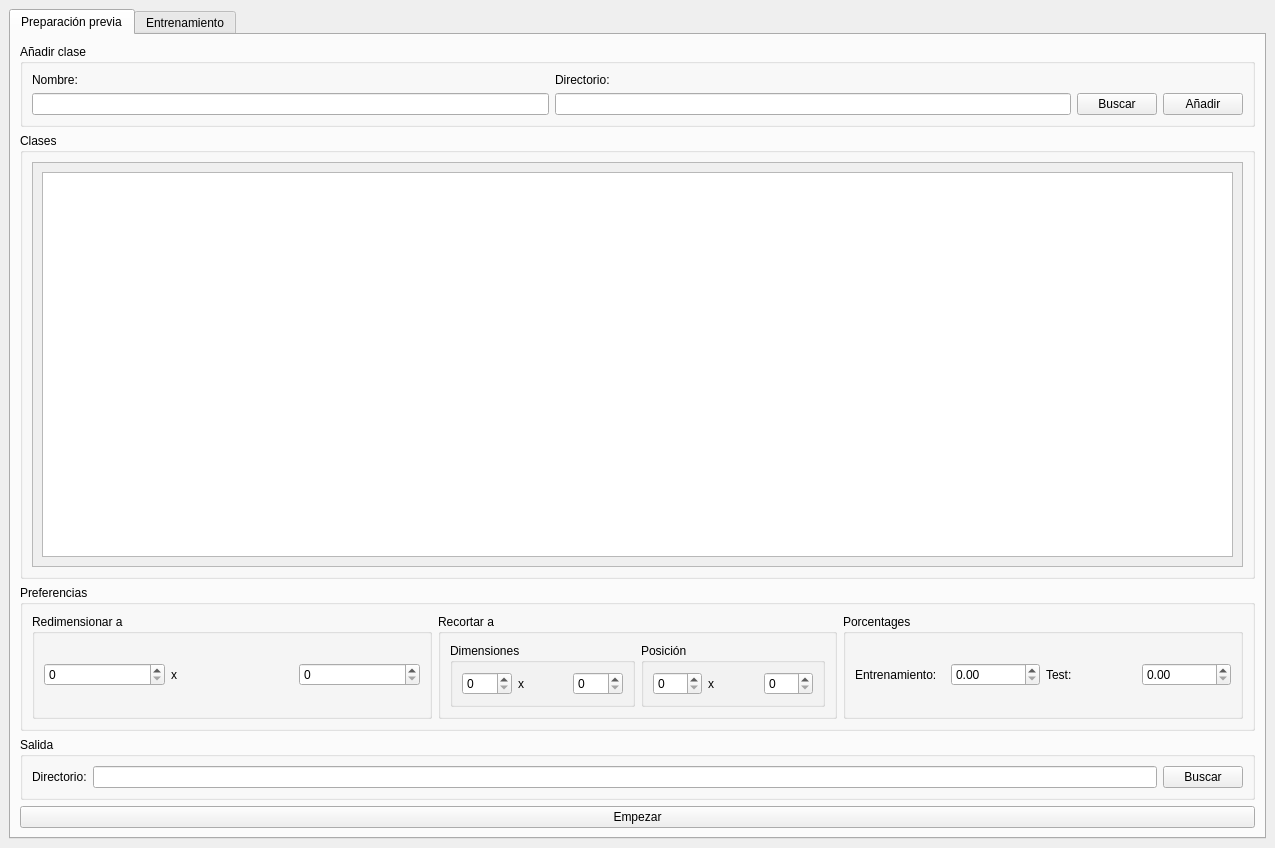
<?xml version="1.0" encoding="UTF-8"?>
<ui version="4.0">
 <class>MainWindow</class>
 <widget class="QMainWindow" name="MainWindow">
  <property name="geometry">
   <rect>
    <x>0</x>
    <y>0</y>
    <width>1275</width>
    <height>848</height>
   </rect>
  </property>
  <property name="windowTitle">
   <string>MainWindow</string>
  </property>
  <widget class="QWidget" name="centralwidget">
   <layout class="QVBoxLayout" name="verticalLayout">
    <item>
     <widget class="QTabWidget" name="TabWidget">
      <property name="currentIndex">
       <number>0</number>
      </property>
      <widget class="QWidget" name="InputTab">
       <property name="toolTip">
        <string>&lt;html&gt;&lt;head/&gt;&lt;body&gt;&lt;p&gt;&lt;br/&gt;&lt;/p&gt;&lt;/body&gt;&lt;/html&gt;</string>
       </property>
       <attribute name="title">
        <string>Preparación previa</string>
       </attribute>
       <layout class="QVBoxLayout" name="verticalLayout_2">
        <item>
         <widget class="QGroupBox" name="AddGroup">
          <property name="title">
           <string>Añadir clase</string>
          </property>
          <layout class="QGridLayout" name="gridLayout">
           <item row="1" column="2">
            <widget class="QLineEdit" name="AddDirectoryLine"/>
           </item>
           <item row="0" column="2">
            <widget class="QLabel" name="AddDirectoryLabel">
             <property name="text">
              <string>Directorio:</string>
             </property>
            </widget>
           </item>
           <item row="0" column="0">
            <widget class="QLabel" name="AddNameLabel">
             <property name="text">
              <string>Nombre:</string>
             </property>
            </widget>
           </item>
           <item row="1" column="3">
            <widget class="QPushButton" name="BrowseAddDirectoryButton">
             <property name="text">
              <string>Buscar</string>
             </property>
            </widget>
           </item>
           <item row="1" column="0">
            <widget class="QLineEdit" name="AddNameLine">
             <property name="sizePolicy">
              <sizepolicy hsizetype="MinimumExpanding" vsizetype="Fixed">
               <horstretch>0</horstretch>
               <verstretch>0</verstretch>
              </sizepolicy>
             </property>
            </widget>
           </item>
           <item row="1" column="4">
            <widget class="QPushButton" name="AddButton">
             <property name="text">
              <string>Añadir</string>
             </property>
            </widget>
           </item>
          </layout>
         </widget>
        </item>
        <item>
         <widget class="QGroupBox" name="ClassesGroup">
          <property name="title">
           <string>Clases</string>
          </property>
          <layout class="QHBoxLayout" name="horizontalLayout">
           <item>
            <widget class="QScrollArea" name="ClassesScrollArea">
             <property name="widgetResizable">
              <bool>true</bool>
             </property>
             <widget class="QWidget" name="ClassesScrollAreaWidgets">
              <property name="geometry">
               <rect>
                <x>0</x>
                <y>0</y>
                <width>1207</width>
                <height>400</height>
               </rect>
              </property>
              <layout class="QHBoxLayout" name="horizontalLayout_2">
               <item>
                <widget class="QListWidget" name="ClassesList"/>
               </item>
              </layout>
             </widget>
            </widget>
           </item>
          </layout>
         </widget>
        </item>
        <item>
         <widget class="QGroupBox" name="PreferencesGroup">
          <property name="title">
           <string>Preferencias</string>
          </property>
          <layout class="QHBoxLayout" name="horizontalLayout_9">
           <item>
            <widget class="QGroupBox" name="ResizeGroup">
             <property name="sizePolicy">
              <sizepolicy hsizetype="Minimum" vsizetype="Preferred">
               <horstretch>0</horstretch>
               <verstretch>0</verstretch>
              </sizepolicy>
             </property>
             <property name="title">
              <string>Redimensionar a</string>
             </property>
             <layout class="QHBoxLayout" name="horizontalLayout_4">
              <item>
               <widget class="QSpinBox" name="ResizeHeightSpin"/>
              </item>
              <item>
               <widget class="QLabel" name="ResizeXLabel">
                <property name="sizePolicy">
                 <sizepolicy hsizetype="Minimum" vsizetype="Preferred">
                  <horstretch>0</horstretch>
                  <verstretch>0</verstretch>
                 </sizepolicy>
                </property>
                <property name="text">
                 <string>x</string>
                </property>
               </widget>
              </item>
              <item>
               <widget class="QSpinBox" name="ResizeWidthSpin"/>
              </item>
             </layout>
            </widget>
           </item>
           <item>
            <widget class="QGroupBox" name="CropGroup">
             <property name="title">
              <string>Recortar a</string>
             </property>
             <layout class="QHBoxLayout" name="horizontalLayout_7">
              <item>
               <widget class="QGroupBox" name="CropDimensionGroup">
                <property name="title">
                 <string>Dimensiones</string>
                </property>
                <layout class="QHBoxLayout" name="horizontalLayout_5">
                 <item>
                  <widget class="QSpinBox" name="ResizeDimensionHeightSpin"/>
                 </item>
                 <item>
                  <widget class="QLabel" name="ResizeDimensionXLabel">
                   <property name="text">
                    <string>x</string>
                   </property>
                  </widget>
                 </item>
                 <item>
                  <widget class="QSpinBox" name="ResizeDimensionWidthSpin"/>
                 </item>
                </layout>
               </widget>
              </item>
              <item>
               <widget class="QGroupBox" name="CropPositionGroup">
                <property name="title">
                 <string>Posición</string>
                </property>
                <layout class="QHBoxLayout" name="horizontalLayout_6">
                 <item>
                  <widget class="QSpinBox" name="CropPositionXSpin"/>
                 </item>
                 <item>
                  <widget class="QLabel" name="CropPositionXLabel">
                   <property name="text">
                    <string>x</string>
                   </property>
                  </widget>
                 </item>
                 <item>
                  <widget class="QSpinBox" name="CropPositionYSpin"/>
                 </item>
                </layout>
               </widget>
              </item>
             </layout>
            </widget>
           </item>
           <item>
            <widget class="QGroupBox" name="PercentagesGroup">
             <property name="title">
              <string>Porcentages</string>
             </property>
             <layout class="QHBoxLayout" name="horizontalLayout_8">
              <item>
               <widget class="QLabel" name="PercentagesTrainingLabel">
                <property name="text">
                 <string>Entrenamiento:</string>
                </property>
               </widget>
              </item>
              <item>
               <widget class="QDoubleSpinBox" name="PercentagesTrainSpin"/>
              </item>
              <item>
               <widget class="QLabel" name="PercentagesTestLabel">
                <property name="text">
                 <string>Test:</string>
                </property>
               </widget>
              </item>
              <item>
               <widget class="QDoubleSpinBox" name="PercentagesTestSpin"/>
              </item>
             </layout>
            </widget>
           </item>
          </layout>
         </widget>
        </item>
        <item>
         <widget class="QGroupBox" name="OutputGroup">
          <property name="title">
           <string>Salida</string>
          </property>
          <layout class="QHBoxLayout" name="horizontalLayout_3">
           <item>
            <widget class="QLabel" name="OutputDirectoryLabel">
             <property name="text">
              <string>Directorio:</string>
             </property>
            </widget>
           </item>
           <item>
            <widget class="QLineEdit" name="OutputDirectoryLine"/>
           </item>
           <item>
            <widget class="QPushButton" name="OutputBrowseButton">
             <property name="text">
              <string>Buscar</string>
             </property>
            </widget>
           </item>
          </layout>
         </widget>
        </item>
        <item>
         <widget class="QPushButton" name="StartButton">
          <property name="text">
           <string>Empezar</string>
          </property>
         </widget>
        </item>
       </layout>
      </widget>
      <widget class="QWidget" name="NetTab">
       <attribute name="title">
        <string>Entrenamiento</string>
       </attribute>
      </widget>
     </widget>
    </item>
   </layout>
  </widget>
 </widget>
 <resources/>
 <connections/>
</ui>
